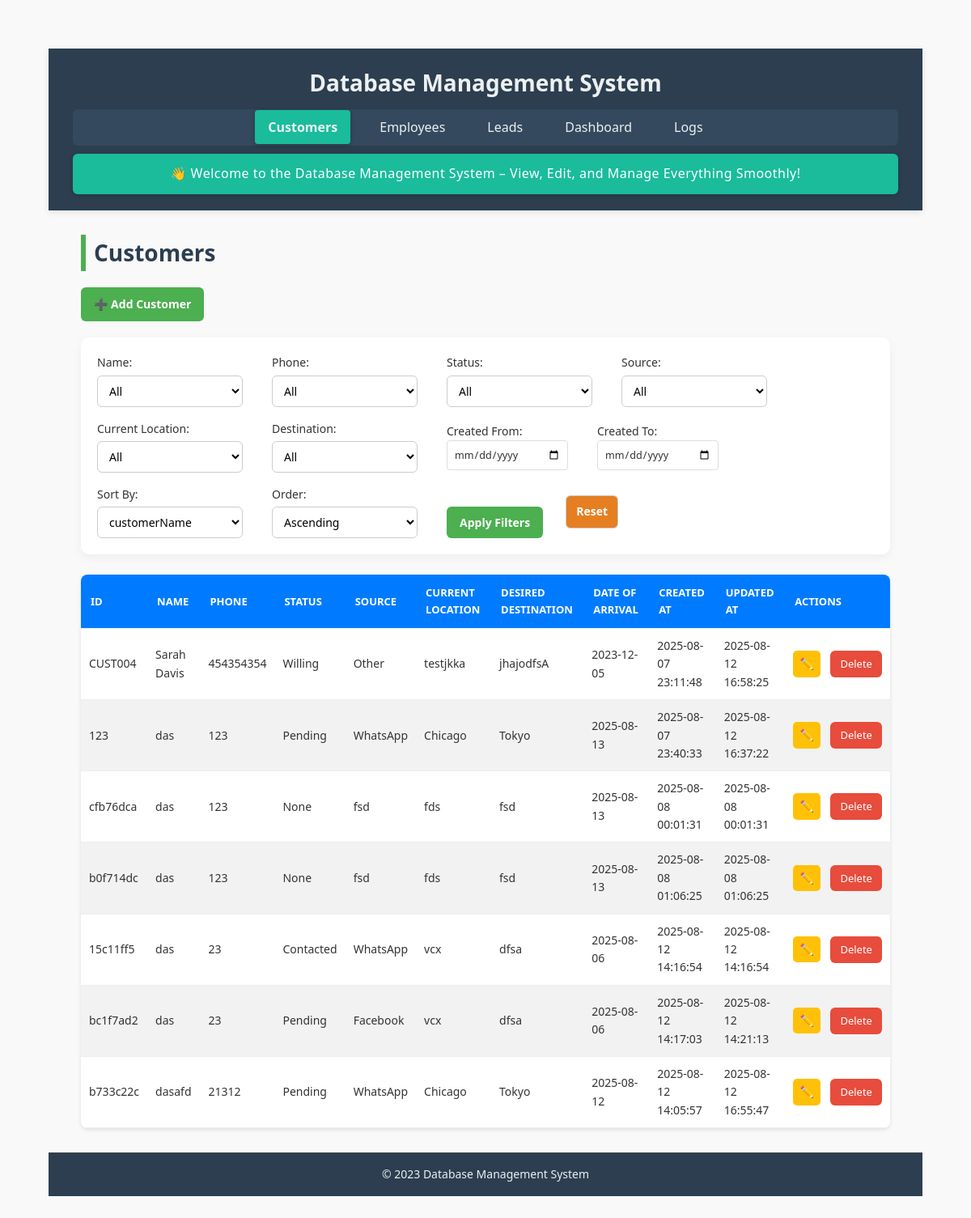
The page /customers on the database as committed earlier.
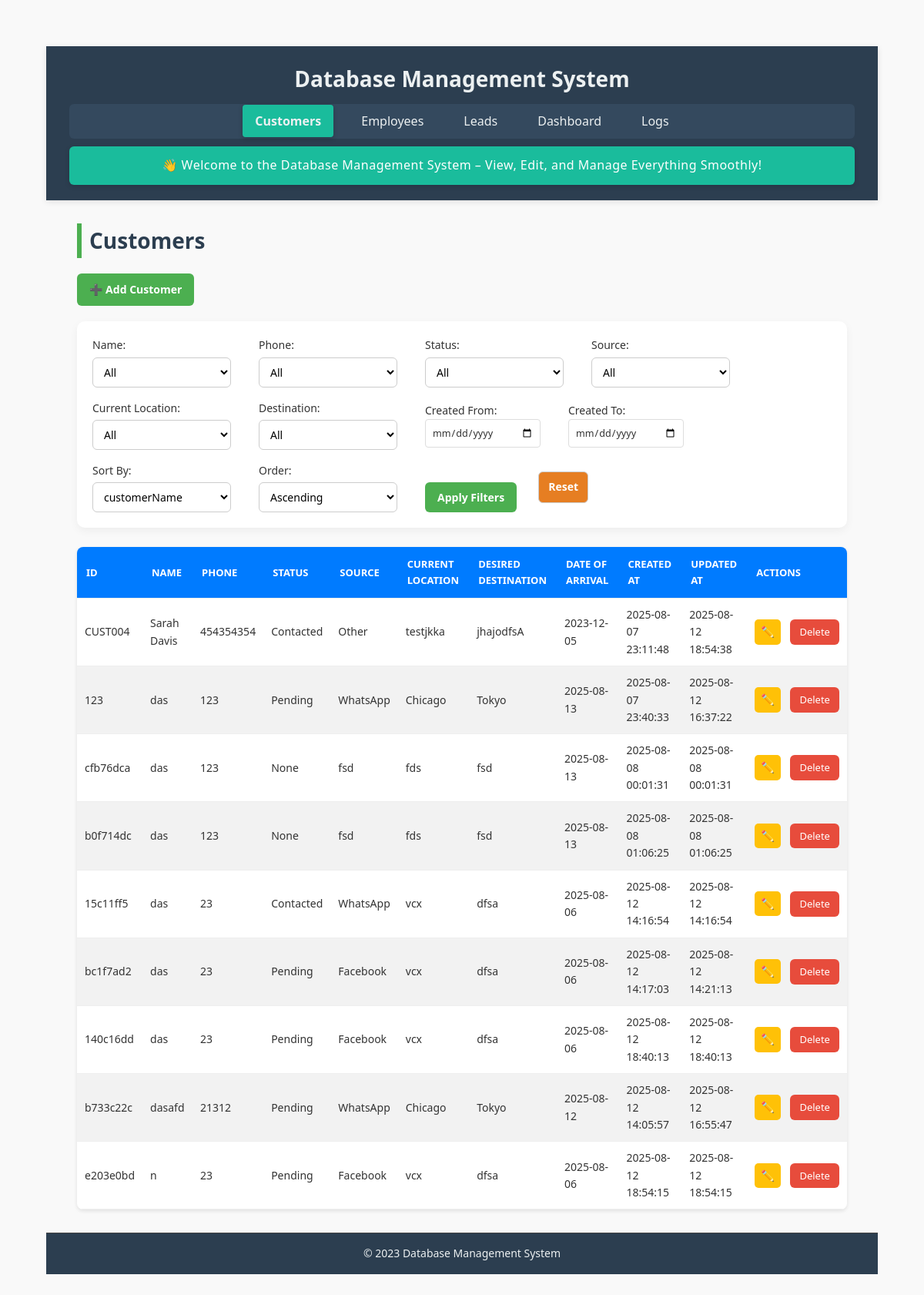
The same page on the database as committed later.
### tables this page shows
CREATE TABLE customers (
    customerId TEXT PRIMARY KEY,
    customerName TEXT NOT NULL,
    phone TEXT NOT NULL,
    source TEXT NOT NULL,
    currentLocation TEXT NOT NULL,
    desiredDestination TEXT NOT NULL,
    dateOfArrival TEXT,
    createdAt TEXT DEFAULT CURRENT_TIMESTAMP,
    updatedAt TEXT DEFAULT CURRENT_TIMESTAMP
, status TEXT);

### app.py (the view)
@app.route('/customers')
def customers():
    filters = {
        "customerName": request.args.get("customerName", ""),
        "phone": request.args.get("phone", ""),
        "source": request.args.get("source", ""),
        "currentLocation": request.args.get("currentLocation", ""),
        "desiredDestination": request.args.get("desiredDestination", ""),
        "start_date": request.args.get("start_date", ""),
        "end_date": request.args.get("end_date", "")
    }
    sort_by = request.args.get("sort_by", "customerName")
    sort_order = request.args.get("sort_order", "asc")
    query = "SELECT * FROM customers WHERE 1=1"
    params = []
    for col, val in filters.items():
        if val and col not in ["start_date", "end_date"]:
            query += f" AND {col} = ?"
            params.append(val)
    if filters['start_date']:
        query += " AND DATE(createdAt) >= ?"
        params.append(filters['start_date'])
    if filters['end_date']:
        query += " AND DATE(createdAt) <= ?"
        params.append(filters['end_date'])
    query += f" ORDER BY {sort_by} {sort_order.upper()}"
    with closing(get_db_connection()) as conn:
        with closing(conn.cursor()) as cursor:
            cursor.execute(query, params)
            customers = cursor.fetchall()
            column_values = {}
            for col in filters:
                if col not in ["start_date", "end_date"]:
                    cursor.execute(f"SELECT DISTINCT {col} FROM customers ORDER BY {col}")
                    column_values[col] = [row[0] for row in cursor.fetchall() if row[0]]
                else:
                    column_values[col] = []  # No dropdown for dates
    return render_template("customers.html",
                         customers=customers,
                         filters=filters,
                         sort_by=sort_by,
                         sort_order=sort_order,
                         column_values=column_values)

### app.py (called while the page is built)
def get_db_connection():
    conn = sqlite3.connect(DATABASE, timeout=10)
    conn.row_factory = sqlite3.Row
    conn.execute("PRAGMA journal_mode=WAL")
    return conn

### templates/customers.html (shortened to what this page needs)
{% extends "base.html" %}
{% block content %}
<h2>Customers</h2>
<div class="button-group">
    <a href="{{ url_for('add_customer') }}" class="btn">➕ Add Customer</a>
</div>
<form method="GET" action="{{ url_for('customers') }}" class="filter-form">
    <label>Name:
        <select name="customerName">
            <option value="">All</option>
        </select>
    </label>
    <label>Phone:
        <select name="phone">
            <option value="">All</option>
        </select>
    </label>
    <label>Status:
        <select name="status">
            <option value="">All</option>
        </select>
    </label>
    <label>Source:
        <select name="source">
            <option value="">All</option>
        </select>
    </label>
    <label>Current Location:
        <select name="currentLocation">
            <option value="">All</option>
        </select>
    </label>
    <label>Destination:
        <select name="desiredDestination">
            <option value="">All</option>
        </select>
    </label>
    <label>Created From:
        <input type="date" name="start_date" value="{{ filters.start_date }}">
    </label>
    <label>Created To:
        <input type="date" name="end_date" value="{{ filters.end_date }}">
    </label>
    <label>Sort By:
        <select name="sort_by">
            {% for col in ['customerId', 'customerName', 'phone', 'status', 'source', 'currentLocation', 'desiredDestination', 'dateOfArrival', 'createdAt', 'updatedAt'] %}
            <option value="{{ col }}" {% if sort_by == col %}selected{% endif %}>{{ col }}</option>
            {% endfor %}
        </select>
    </label>
    <label>Order:
        <select name="sort_order">
            <option value="asc" {% if sort_order == 'asc' %}selected{% endif %}>Ascending</option>
        </select>
    </label>
    <button type="submit" class="btn">Apply Filters</button>
    <a href="{{ url_for('customers') }}" class="btn danger">Reset</a>
</form>
<table>
    <thead>
        <tr>
            <th>ID</th>
            <th>Name</th>
            <th>Phone</th>
            <th>Status</th>
            <th>Source</th>
            <th>Current Location</th>
            <th>Desired Destination</th>
            <th>Date of Arrival</th>
            <th>Created At</th>
            <th>Updated At</th>
            <th>Actions</th>
        </tr>
    </thead>
    <tbody>
        {% for customer in customers %}
        <tr>
            <td>{{ customer.customerId }}</td>
            <td>{{ customer.customerName }}</td>
            <td>{{ customer.phone }}</td>
            <td>{{ customer.status }}</td>
            <td>{{ customer.source }}</td>
            <td>{{ customer.currentLocation }}</td>
            <td>{{ customer.desiredDestination }}</td>
            <td>{{ customer.dateOfArrival or '' }}</td>
            <td>{{ customer.createdAt }}</td>
            <td>{{ customer.updatedAt }}</td>
            <td>
                <a href="{{ url_for('edit_customer', customer_id=customer.customerId) }}" class="btn small">✏️</a>
                <a href="{{ url_for('delete_customer', customer_id=customer.customerId) }}" class="btn-delete"
                    onclick="return confirm('Are you sure you want to delete this customer?');">Delete</a>
            </td>
        </tr>
        {% endfor %}
    </tbody>
</table>
{% endblock %}

Rows that differ between the two databases and show on the page:
changed customers "CUST004": status "Willing" → "Contacted"; updatedAt "2025-08-12 16:58:25" → "2025-08-12 18:54:38"
added customers: customerId "140c16dd", customerName "das", phone "23", status "Pending", source "Facebook", currentLocation "vcx", desiredDestination "dfsa", dateOfArrival "2025-08-06", createdAt "2025-08-12 18:40:13", updatedAt "2025-08-12 18:40:13"
added customers: customerId "e203e0bd", customerName "n", phone "23", status "Pending", source "Facebook", currentLocation "vcx", desiredDestination "dfsa", dateOfArrival "2025-08-06", createdAt "2025-08-12 18:54:15", updatedAt "2025-08-12 18:54:15"
